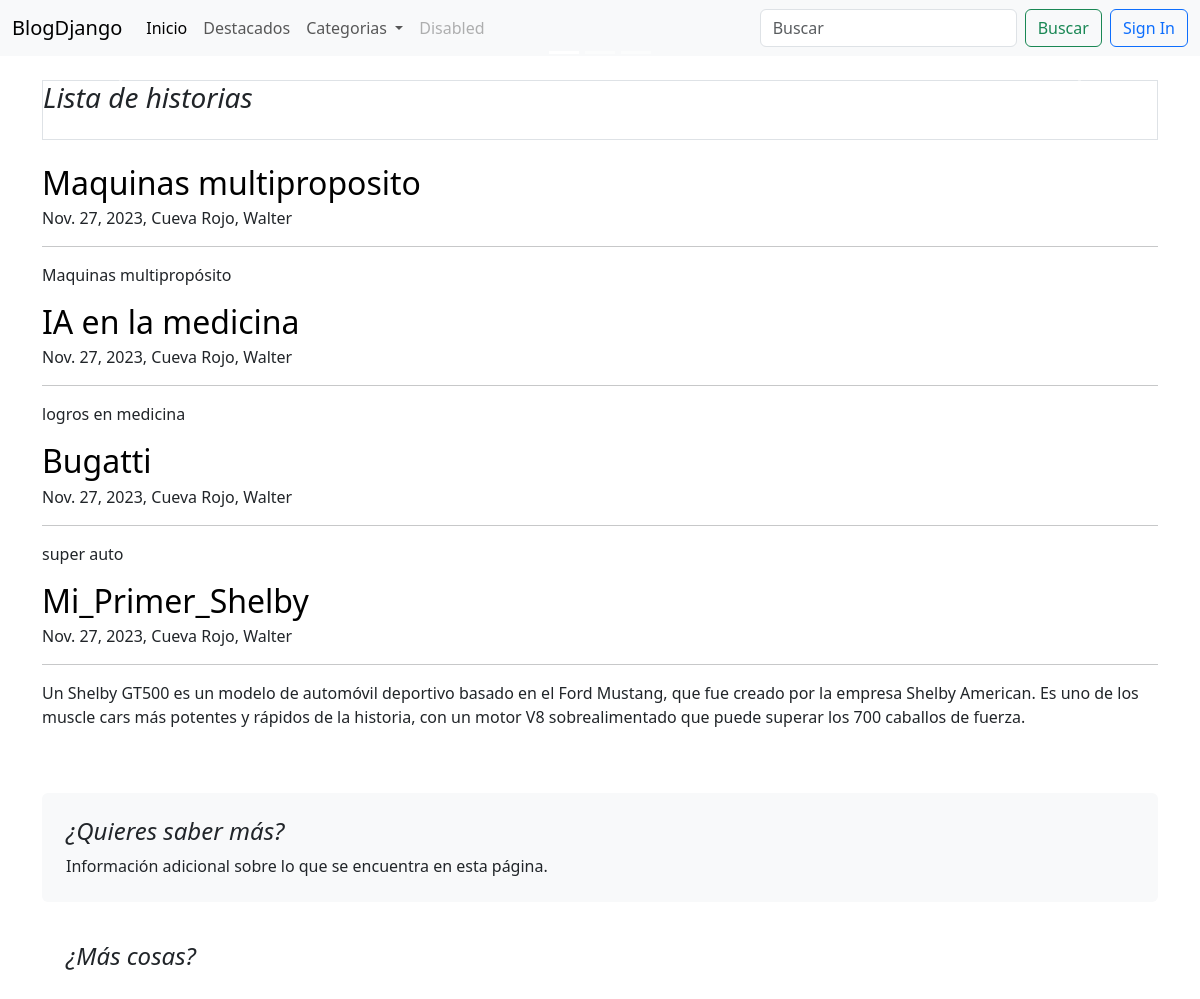
The app's page /, older data.
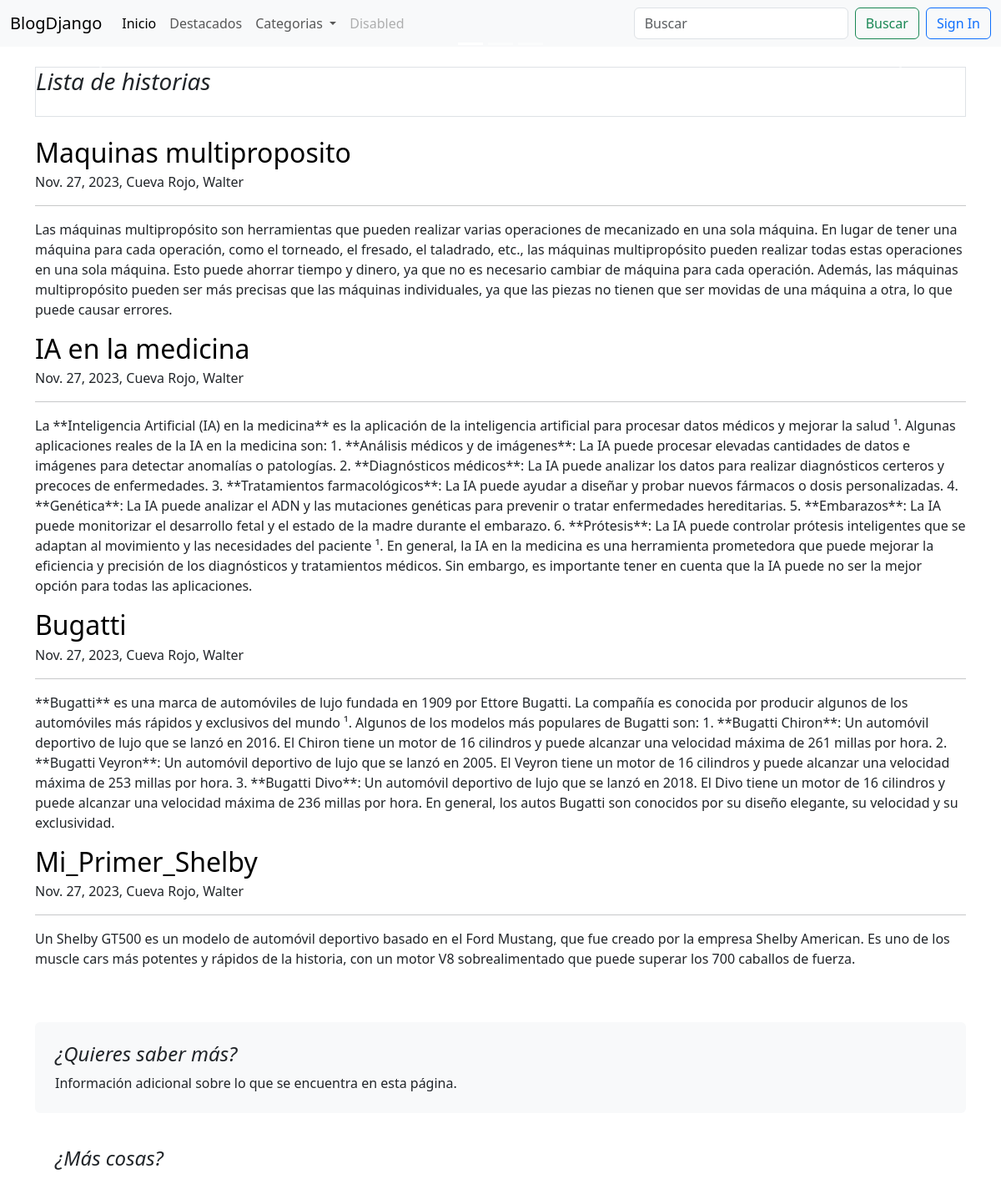
The same page, newer data.
### blogs/models.py (models this page shows, shortened)
class Post(models.Model):
    title = models.CharField(max_length=255)
    slug = models.SlugField(unique=True)
    overview = models.TextField()
    date_created = models.DateTimeField(auto_now_add=True)
    content = models.TextField()
    author = models.ForeignKey(settings.AUTH_USER_MODEL, on_delete=models.PROTECT)
    categories = models.ManyToManyField('Categorias')
    featured = models.BooleanField(default=False)
    pub_date =models.DateTimeField(default=timezone.now)
    def get_absolute_url(self):
        return reverse("blogs:post", kwargs={"slug": self.slug})
    class Meta:
        ordering = ["-date_created"]

### usuarios/models.py (models this page shows)
class User(AbstractUser):
    pass
    def __str__(self):
        return f'{self.last_name}, {self.first_name}'

### blogs/views.py (the view)
# urls.py: path('', views.home_page),
def home_page(request):
   posts= Post.objects.filter(
      pub_date__lte=timezone.now()
   )
   categorias= Categorias.objects.all()
   featured = Post.objects.filter(featured= True).filter(
      pub_date__lte=timezone.now()
   )[:3]
   context = {
      'posts':posts,
      'categorias':categorias,
      'destacados': featured
   }
   return render (request, 'blogs/home_page.html', context=context)

### blogs/templates/blogs/home_page.html (shortened to what this page needs)
{% extends 'base.html' %}
{% block content %}
<div class="container-xxl bd-gutter mt-3 my-md-4 bd-layout">
    <main class="container">
        <div class="row g-5">
            <div class "col-md-12">
                {% include "blogs/featured.html" %}
            </div>
        </div>
        <div class="row g-5">
            <div class "col-md-8">
                <h3 class="pb-4 mb-4 fst-italic border bottom">
                    Lista de historias
                </h3>
                {% for post in posts %}
                    <article class = "blog-post">
                        <h2 class="blog-post-title mb-1">
                            <a href="{{ post.get_absolute_url }}" style="text-decoration: none"
                                class="text-black">
                                {{post.title}}
                            </a>
                        </h2>
                        <p class="blog-post-meta">{{ post.pub_date.date}}, {{post.author}}</p>
                        <hr>
                        <p> {{post.overview}} </p>
                    </article>
                {% endfor %}
            </div>
            <div class=" md-4 ">
                <div class="position-sticky" style="top: 2rem;">
                    <div class="p-4 mb-3 bg-light rounded">
                        <h4 class="fst-italic"> ¿Quieres saber más? </h4>
                        <p class="mb-0"> Información adicional sobre lo que se encuentra en esta página. </p>
                    </div>
                    <div class="p-4">
                        <h4 class="fst-italic">¿Más cosas?</h4>
                    </div>
                </div>
            </div>
        </div>
    </main>
</div>
{%endblock content %}

### blogs/templates/base.html (shortened to what this page needs)
<!DOCTYPE html>
<html lang = "en">
<head>
    <link href="https://cdn.jsdelivr.net/npm/bootstrap@5.3.2/dist/css/bootstrap.min.css" rel="stylesheet">
</head>
<body>
{% include 'navbar.html' %}
{% block content %} {%endblock content %}
</body>
</html>

### blogs/templates/navbar.html (shortened to what this page needs)
<nav class="navbar navbar-expand-lg bg-light">
    <div class="container-fluid">
      <a class="navbar-brand" href="/">BlogDjango</a>
      <div class="collapse navbar-collapse" id="navbarSupportedContent">
        <ul class="navbar-nav me-auto mb-2 mb-lg-0">
          <li class="nav-item">
            <a class="nav-link active" aria-current="page" href="/">Inicio</a>
          </li>
          <li class="nav-item">
            <a class="nav-link" href="{% url 'blogs:featured'%}">Destacados</a>
          </li>
          <li class="nav-item dropdown">
            <a class="nav-link dropdown-toggle" href="#" role="button" data-bs-toggle="dropdown" aria-expanded="false">
              Categorias
            </a>
          </li>
          <li class="nav-item">
            <a class="nav-link disabled">Disabled</a>
          </li>
        </ul>
        <form class="d-flex" role="search" action="" method="get">
          <input name="search" class="form-control me-2" type="search" placeholder="Buscar" aria-label="Search">
          <button class="btn btn-outline-success" type="submit">Buscar</button>
        </form>
        {% if user.is_authenticated %}
          <a class="btn btn-outline-primary ms-2" href="{% url 'logout' %}" role="button">Sign Out</a>
        {% else %}
          <a class="btn btn-outline-primary ms-2" href="{% url 'login' %}" role="button">Sign In</a>
        {% endif %}
      </div>
    </div>
</nav>

### blogs/templates/blogs/featured.html (shortened to what this page needs)
<div id="carouselIndicators" class="carousel slide" data-bs-ride="true">
    <div class="carousel-indicators">
      <button type="button" data-bs-target="#carouselIndicators" data-bs-slide-to="0" class="active"
                aria-current="true" aria-label="Slide 1"></button>
      <button type="button" data-bs-target="#carouselIndicators" data-bs-slide-to="1"
                aria-label="Slide 2"></button>
      <button type="button" data-bs-target="#carouselIndicators" data-bs-slide-to="2"
                aria-label="Slide 3"></button>
    </div>
    <button class="carousel-control-prev" type="button" data-bs-target="#carouselIndicators" data-bs-slide="prev">
      <span class="carousel-control-prev-icon" aria-hidden="true"></span>
    </button>
    <button class="carousel-control-next" type="button" data-bs-target="#carouselIndicators" data-bs-slide="next">
      <span class="carousel-control-next-icon" aria-hidden="true"></span>
    </button>
</div>

Row changes from the older to the newer data that the page shows:
changed Post "Maquinas multiproposito": overview "Maquinas multipropósito" → "Las máquinas multipropósito son herramientas que pueden realizar varias operaciones de mecanizado en una sola máquina. En lugar de tener una máquina para cada operación, como el torneado, el fresado, el taladrado, etc., las máquinas multipropósito pueden realizar todas estas operaciones en una sola máquina. Esto puede ahorrar tiempo y dinero, ya que no es necesario cambiar de máquina para cada operación. Además, las máquinas multipropósito pueden ser más precisas que las máquinas individuales, ya que las piezas no tienen que ser movidas de una máquina a otra, lo que puede causar errores."
changed Post "IA en la medicina": overview "logros en medicina" → "La **Inteligencia Artificial (IA) en la medicina** es la aplicación de la inteligencia artificial para procesar datos médicos y mejorar la salud ¹. Algunas aplicaciones reales de la IA en la medicina son: 1. **Análisis médicos y de imágenes**: La IA puede procesar elevadas cantidades de datos e imágenes para detectar anomalías o patologías. 2. **Diagnósticos médicos**: La IA puede analizar los datos para realizar diagnósticos certeros y precoces de enfermedades. 3. **Tratamientos farmacológicos**: La IA puede ayudar a diseñar y probar nuevos fármacos o dosis personalizadas. 4. **Genética**: La IA puede analizar el ADN y las mutaciones genéticas para prevenir o tratar enfermedades…"
changed Post "Bugatti": overview "super auto" → "**Bugatti** es una marca de automóviles de lujo fundada en 1909 por Ettore Bugatti. La compañía es conocida por producir algunos de los automóviles más rápidos y exclusivos del mundo ¹. Algunos de los modelos más populares de Bugatti son: 1. **Bugatti Chiron**: Un automóvil deportivo de lujo que se lanzó en 2016. El Chiron tiene un motor de 16 cilindros y puede alcanzar una velocidad máxima de 261 millas por hora. 2. **Bugatti Veyron**: Un automóvil deportivo de lujo que se lanzó en 2005. El Veyron tiene un motor de 16 cilindros y puede alcanzar una velocidad máxima de 253 millas por hora. 3. **Bugatti Divo**: Un automóvil deportivo de lujo que se lanzó en 2018. El Divo tiene un motor de 16…"
